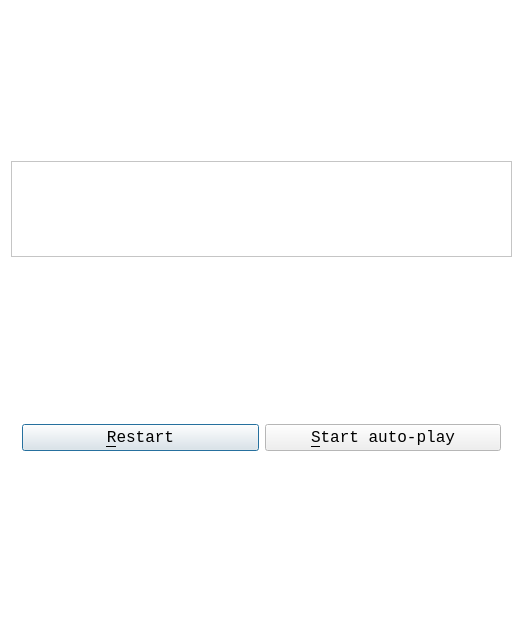
<?xml version="1.0" encoding="UTF-8"?>
<ui version="4.0">
 <class>QtTestTicTacToeMainDialog</class>
 <widget class="QDialog" name="QtTestTicTacToeMainDialog">
  <property name="geometry">
   <rect>
    <x>0</x>
    <y>0</y>
    <width>523</width>
    <height>625</height>
   </rect>
  </property>
  <property name="palette">
   <palette>
    <active>
     <colorrole role="Base">
      <brush brushstyle="SolidPattern">
       <color alpha="255">
        <red>255</red>
        <green>255</green>
        <blue>255</blue>
       </color>
      </brush>
     </colorrole>
     <colorrole role="Window">
      <brush brushstyle="SolidPattern">
       <color alpha="255">
        <red>255</red>
        <green>255</green>
        <blue>255</blue>
       </color>
      </brush>
     </colorrole>
    </active>
    <inactive>
     <colorrole role="Base">
      <brush brushstyle="SolidPattern">
       <color alpha="255">
        <red>255</red>
        <green>255</green>
        <blue>255</blue>
       </color>
      </brush>
     </colorrole>
     <colorrole role="Window">
      <brush brushstyle="SolidPattern">
       <color alpha="255">
        <red>255</red>
        <green>255</green>
        <blue>255</blue>
       </color>
      </brush>
     </colorrole>
    </inactive>
    <disabled>
     <colorrole role="Base">
      <brush brushstyle="SolidPattern">
       <color alpha="255">
        <red>255</red>
        <green>255</green>
        <blue>255</blue>
       </color>
      </brush>
     </colorrole>
     <colorrole role="Window">
      <brush brushstyle="SolidPattern">
       <color alpha="255">
        <red>255</red>
        <green>255</green>
        <blue>255</blue>
       </color>
      </brush>
     </colorrole>
    </disabled>
   </palette>
  </property>
  <property name="font">
   <font>
    <family>Courier New</family>
    <pointsize>12</pointsize>
   </font>
  </property>
  <property name="windowTitle">
   <string>TestTicTacToe</string>
  </property>
  <property name="windowIcon">
   <iconset resource="ToolTestTicTacToe.qrc">
    <normaloff>:/images/R.png</normaloff>:/images/R.png</iconset>
  </property>
  <layout class="QVBoxLayout" name="verticalLayout">
   <item>
    <widget class="QPlainTextEdit" name="text">
     <property name="sizePolicy">
      <sizepolicy hsizetype="Expanding" vsizetype="Maximum">
       <horstretch>0</horstretch>
       <verstretch>0</verstretch>
      </sizepolicy>
     </property>
     <property name="maximumSize">
      <size>
       <width>16777215</width>
       <height>96</height>
      </size>
     </property>
     <property name="readOnly">
      <bool>true</bool>
     </property>
     <property name="plainText">
      <string/>
     </property>
    </widget>
   </item>
   <item>
    <widget class="QWidget" name="bottom_widget" native="true">
     <property name="sizePolicy">
      <sizepolicy hsizetype="Preferred" vsizetype="Maximum">
       <horstretch>0</horstretch>
       <verstretch>0</verstretch>
      </sizepolicy>
     </property>
     <layout class="QHBoxLayout" name="horizontalLayout">
      <item>
       <widget class="QPushButton" name="button_restart">
        <property name="text">
         <string>&amp;Restart</string>
        </property>
       </widget>
      </item>
      <item>
       <widget class="QPushButton" name="button_auto_play">
        <property name="text">
         <string>&amp;Start auto-play</string>
        </property>
       </widget>
      </item>
     </layout>
    </widget>
   </item>
  </layout>
 </widget>
 <layoutdefault spacing="6" margin="11"/>
 <resources>
  <include location="ToolTestTicTacToe.qrc"/>
 </resources>
 <connections/>
</ui>
